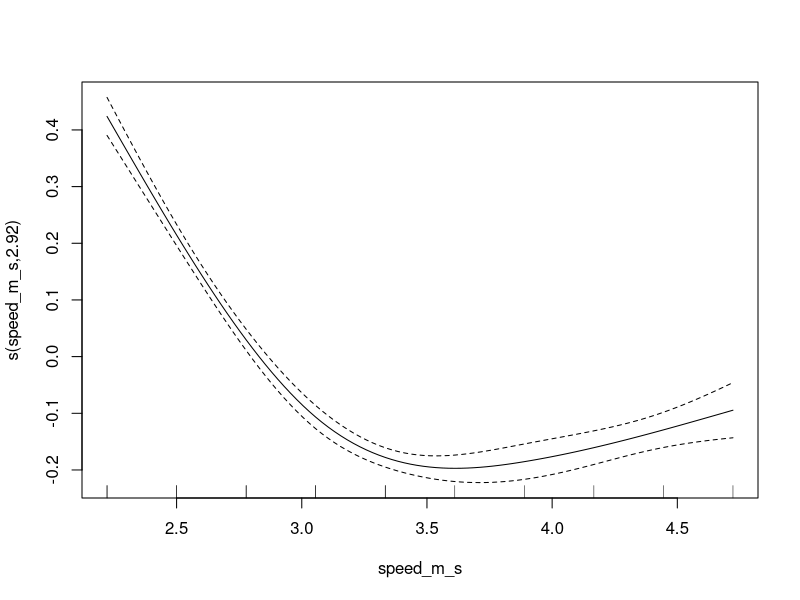
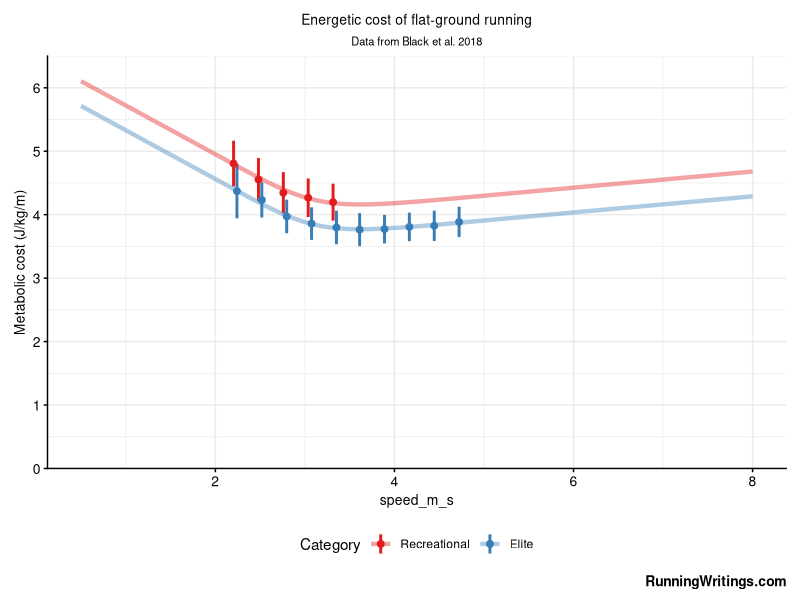
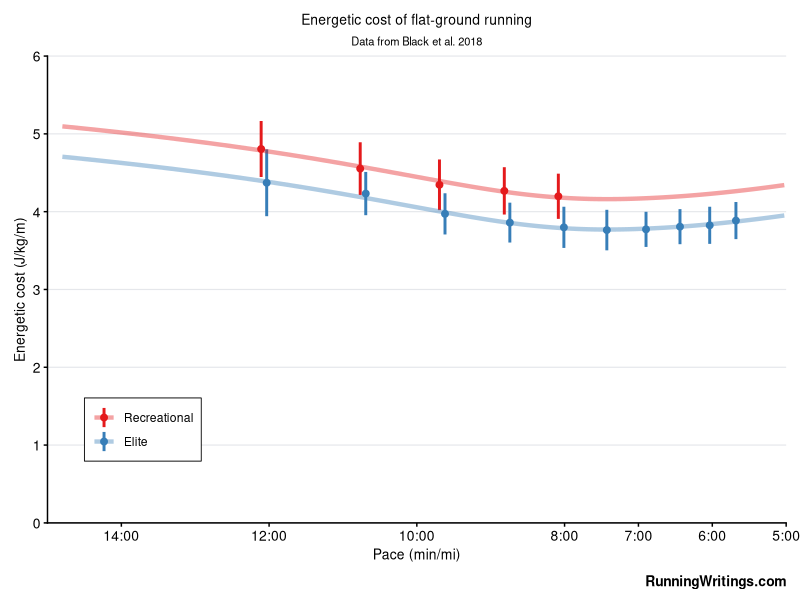
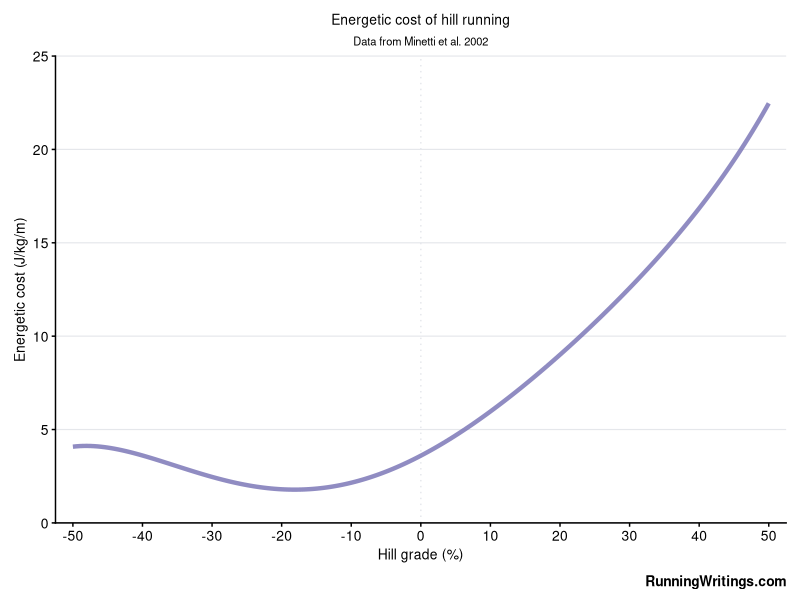
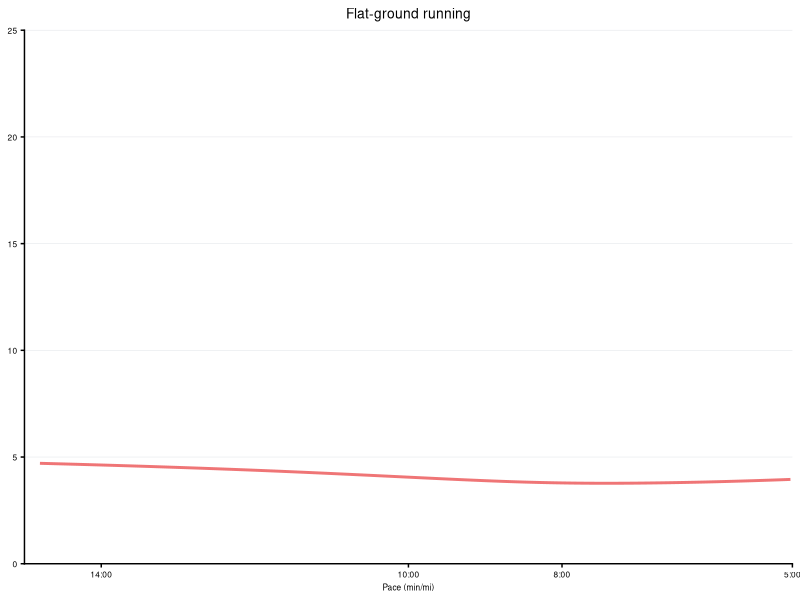
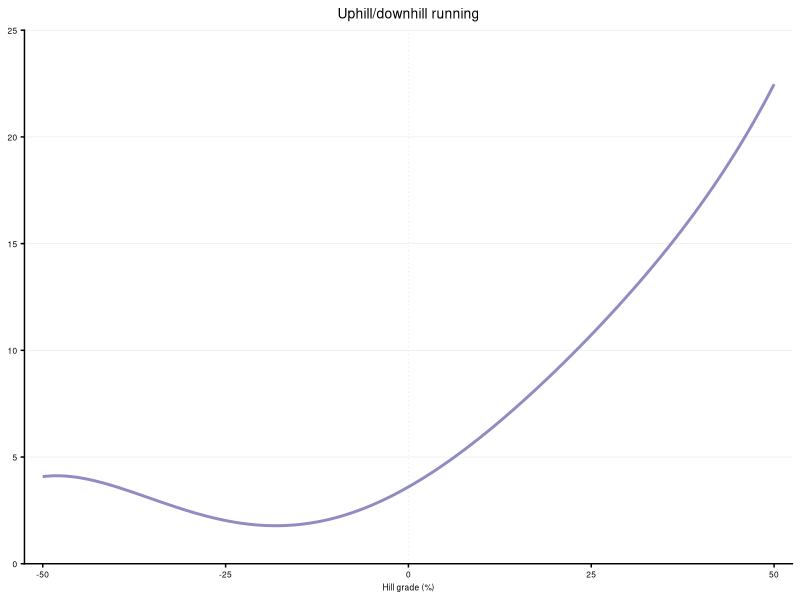
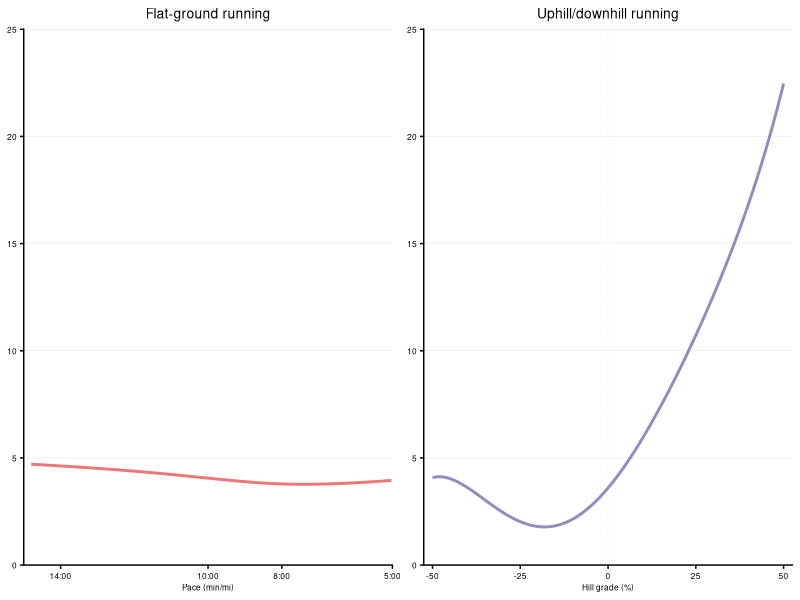
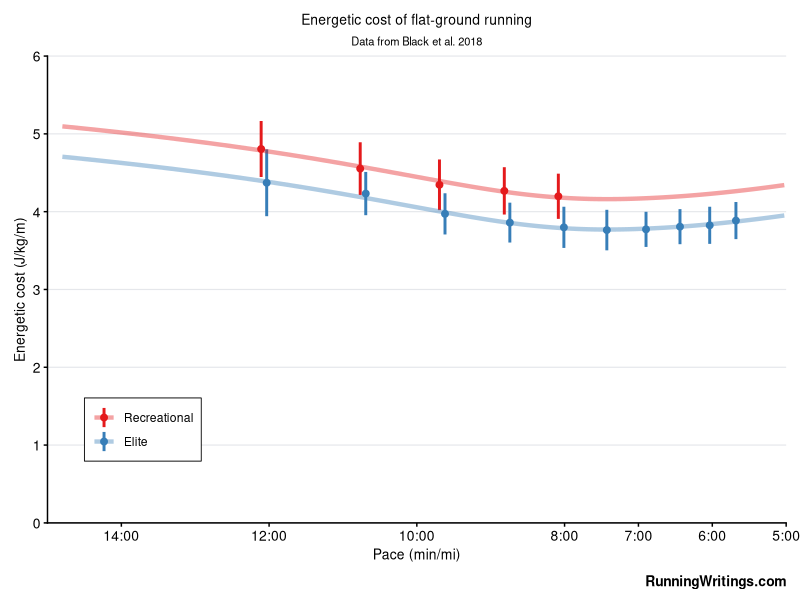

Here is the R script that generated these plots, in order:

library(tidyverse)
library(mgcv)
library(cowplot)

# Build corrected Minetti GAP model


# --- Load data ---

# - Black et al data
n_total <- 68+24 #92 total subjects
black_df <- read_csv("black_data_all.csv", show_col_types = FALSE) %>%
  #Speed in m/s, Cr in J/kg/m
  mutate(speed_m_s = speed_kmh/3.6,
         energy_j_kg_m = energy_kcal_kg_km*4.184,
         category = factor(category, 
                           levels = c("recreational", "elite"))
  ) %>%
  mutate(category = fct_recode(category,
                               Elite = "elite",
                               Recreational = "recreational")) %>%
  mutate(pace_min_mi = 1/(speed_m_s*60/1609.344)) %>%
  #SD is average of +/-1 sd
  mutate(st_dev = 0.5*(energy_kcal_kg_km - sd_lower) + 0.5*(sd_upper - energy_kcal_kg_km),
         st_dev_joules = st_dev*4.184) %>%
  #Weights should be (1/variance) * (n_group / n_total), SD squared is variance 
  mutate(reg_weight = 1/(st_dev_joules**2)*n_group*n_total) %>%
  #normalize weights
  mutate(reg_weight = reg_weight/sum(reg_weight))

# Published minetti function
minetti_fx <- function(x_grade){
  return(155.4*x_grade**5 - 30.4*x_grade**4 - 43.3*x_grade**3 + 46.3*x_grade**2 + 19.5*x_grade + 3.6)
}


# -------------------- Fit model ------------------------------


#Black: Cr as fxn of speed, for elites
black_mod <- gam(energy_j_kg_m ~ s(speed_m_s, bs="cr", k=4) + category,
              data = black_df,
              weights = reg_weight)

summary(black_mod)
plot(black_mod)



# -------------------- Plot data ------------------------------

#-- Plot setup
err_lwd <- 1
sz <- 2
lwd <- 1.5
alf <- 0.4
jt <- 0.075

kipp_sz <- 4
kipp_lwd <- 2
kipp_alf <- 0.8
jt_2 <- 0.03

#Text
fnt <- 10
title_fnt <- 10
subtitle_fnt <- 8
wm_fnt <- 10




# -------------    Grids for plotting ----------
ng <- 201

# Black - show model fit
df_speed_plot <- expand.grid(speed_m_s = seq(0.5,8, length.out = ng),
                             category = factor(c("Elite", "Recreational"))) %>%
  mutate(pace_min_mi = 1/(speed_m_s*60/1609.344))
df_speed_plot$cr_hat <- predict(black_mod, newdata = df_speed_plot) %>% as.vector()


# Minetti - fit for speed as fxn of incline, also fitted equation
df_incline_plot <- data.frame(slope = seq(-0.5,0.5, length.out=ng),
                              category = factor("Elite"))
#Minetti quintic polynomial eqn
df_incline_plot$minetti_Cr_eqn <- minetti_fx(df_incline_plot$slope)



# ---- Make plots -----

library(scales)

speed_pace_seq <- seq(0,6,by=1)
speed_pace_labs <- 1

#Black plot
black_plt_cr <- black_df %>%
  ggplot(aes(x=speed_m_s, y=energy_j_kg_m, color=category)) +
  geom_linerange(aes(ymin = energy_j_kg_m - st_dev_joules,
                     ymax = energy_j_kg_m + st_dev_joules),
                 linewidth = err_lwd,
                 position = position_dodge(width=jt)) + 
  geom_point(size = sz,
             position = position_dodge(width=jt)) + 
  geom_line(aes(x=speed_m_s, y=cr_hat, color=category),
            data = df_speed_plot,
            linetype="solid",
            alpha = alf,
            linewidth = lwd) +
  scale_color_brewer(palette="Set1", name="Category") + 
  scale_y_continuous(limits=c(0,6.5), breaks = seq(0,6,by=1), expand =c(0,0),
                     name = "Metabolic cost (J/kg/m)") + 
  ggtitle("Energetic cost of flat-ground running",
          subtitle = "Data from Black et al. 2018") + 
  labs(caption = "RunningWritings.com") + 
  theme_bw() + 
  theme(plot.title = element_text(hjust = 0.5, size=title_fnt),
        plot.subtitle = element_text(hjust = 0.5, size=subtitle_fnt),
        plot.caption = element_text(face = "bold", size = wm_fnt, vjust=0),
        legend.position = "bottom",
        plot.caption.position = "plot",
        axis.title = element_text(size = fnt, color = "black"),
        axis.text = element_text(size = fnt, color = "black"),
        axis.line = element_line(colour = "black",
                                 lineend = "square"),
        axis.ticks = element_line(color="black"),
        panel.border = element_blank(),
        plot.margin = unit(c(10,10,10,10), "pt")
  )


black_plt_cr



# --- Black Cr as minutes per mile
  
jt <- 0.15

conv_units <- function(m_s) 1/(m_s*60/1609.344)

pace_labs <- c("14:00","12:00","10:00","8:00","7:00","6:00","5:00")



black_pace_plt <- black_df %>%  
  ggplot(aes(x=pace_min_mi, y=energy_j_kg_m, color=category)) +
  geom_linerange(aes(ymin = energy_j_kg_m - st_dev_joules,
                     ymax = energy_j_kg_m + st_dev_joules),
                 linewidth = err_lwd,
                 position = position_dodge(width=jt)) + 
  geom_point(size = sz,
             position = position_dodge(width=jt)) + 
  geom_line(aes(x=pace_min_mi, y=cr_hat, color=category),
            data = df_speed_plot,
            linetype="solid",
            alpha = alf,
            linewidth = lwd) +
  scale_color_brewer(palette="Set1", name=NULL) + 
  scale_x_reverse(limits = c(15,5), breaks = c(14,12,10,8,7,6,5),
                  labels = pace_labs,
                  expand = c(0,0),
                  name = "Pace (min/mi)") + 
  scale_y_continuous(limits = c(0,6), breaks = seq(0,6,by=1),
                     name = "Energetic cost (J/kg/m)",
                     expand = c(0,0)) + 
  ggtitle("Energetic cost of flat-ground running",
          subtitle = "Data from Black et al. 2018") + 
  labs(caption = "RunningWritings.com") + 
  guides(color = guide_legend(ncol = 1)) + 
  theme_bw() + 
  theme(plot.title = element_text(hjust = 0.5, size=title_fnt),
        plot.subtitle = element_text(hjust = 0.5, size=subtitle_fnt),
        plot.caption = element_text(face = "bold", size = wm_fnt, vjust=0),
        #LETENGD
        legend.position = c(0.05,0.2),
        legend.justification = "left",
        legend.background = element_rect(color = "black", linewidth=0.3),
        plot.caption.position = "plot",
        #NOT LEGEND
        axis.title = element_text(size = fnt, color = "black"),
        axis.text = element_text(size = fnt, color = "black"),
        axis.line = element_line(colour = "black",
                                 lineend = "square"),
        
        axis.ticks = element_line(color="black"),
        panel.grid = element_blank(),
        panel.grid.major.y = element_line(linewidth=0.4, color= "#e5e7eb"),
        panel.border = element_blank(),
        plot.margin = unit(c(10,10,10,10), "pt")
  ) + 
  coord_cartesian(clip = "off") #Avoid clip of grid line


black_pace_plt

ggsave("images/01 - Energetic cost of running per mile.png", black_pace_plt,
       width = 1600, height = 1200, units = "px")




# -- Minetti plot 

cr_col <- "#7570b3"

grad_breaks <- seq(-0.5,0.5,by=0.1)
grad_labs <- sprintf("%.0f", grad_breaks*100)


minetti_plot <- df_incline_plot %>%
  ggplot(aes(x=slope, y=Cr)) + 
  geom_vline(xintercept=0, linetype="dotted", color="#e5e7eb") + 
  geom_line(aes(y=minetti_Cr_eqn),
            color = cr_col, linewidth = lwd, 
            alpha = 0.8) +
  #Axes
  scale_x_continuous(limits = c(-0.5,0.5), breaks = grad_breaks,
                     name = "Hill grade (%)", 
                     labels = grad_labs,
                     expand = c(0.025,0))  + 
  scale_y_continuous(limits = c(0,25),
                     name = "Energetic cost (J/kg/m)",
                     expand = c(0,0))  +
  ggtitle("Energetic cost of hill running",
          subtitle = "Data from Minetti et al. 2002") + 
  labs(caption = "RunningWritings.com") + 
  theme_bw() + 
  theme(plot.title = element_text(hjust = 0.5, size=title_fnt),
        plot.subtitle = element_text(hjust = 0.5, size=subtitle_fnt),
        plot.caption = element_text(face = "bold", size = wm_fnt, vjust=0),
        legend.position = "bottom",
        legend.justification = "left",
        plot.caption.position = "plot",
        axis.title = element_text(size = fnt, color = "black"),
        axis.text = element_text(size = fnt, color = "black"),
        axis.line = element_line(colour = "black",
                                 lineend = "square"),
        axis.ticks = element_line(color="black"),
        panel.border = element_blank(),
        panel.grid = element_blank(),
        panel.grid.major.y = element_line(linewidth=0.4, color= "#e5e7eb"),
        plot.margin = unit(c(10,10,10,10), "pt")
  ) + 
  coord_cartesian(clip = "off")

minetti_plot


ggsave("images/02 - Energetic cost of running on inclines and declines.png", 
       minetti_plot,
       width = 1600, height = 1200, units = "px")


# --- Both to scale


lwd <- 1
alf <- 0.8

title_fnt <- 10
fnt <- 6


pace_labs <- c("14:00","10:00","8:00", "5:00")


plt_1 <- df_speed_plot %>%  
  filter(category == "Elite") %>%
  ggplot(aes(x=pace_min_mi, y=energy_j_kg_m, color=category)) +
  geom_line(aes(x=pace_min_mi, y=cr_hat, color=category),
            linetype="solid",
            alpha = 0.6,
            linewidth = lwd) +
  scale_color_brewer(palette="Set1", name="Category") + 
  scale_x_reverse(limits = c(15,5), breaks = c(14,10,8,5),
                  labels = pace_labs,
                  expand = c(0,0),
                  name = "Pace (min/mi)") + 
  scale_y_continuous(limits = c(0,25), breaks = seq(0,25,by=5),
                     name = NULL,
                     expand = c(0,0)) + 
  ggtitle("Flat-ground running") + 
  theme_bw() + 
  theme(plot.title = element_text(hjust = 0.5, size=title_fnt),
        plot.caption = element_text(face = "bold", size = wm_fnt, vjust=0),
        legend.position = "none",
        legend.justification = "left",
        plot.caption.position = "plot",
        axis.title = element_text(size = fnt, color = "black"),
        axis.text = element_text(size = fnt, color = "black"),
        axis.line = element_line(colour = "black",
                                 lineend = "square"),
        axis.ticks = element_line(color="black"),
        panel.border = element_blank(),
        panel.grid = element_blank(),
        panel.grid.major.y = element_line(linewidth=0.2, color= "#e5e7eb")
  ) + 
  coord_cartesian(clip = "off")


plt_1




plt_2 <- df_incline_plot %>%
  ggplot(aes(x=slope, y=Cr)) + 
  geom_vline(xintercept=0, linetype="dotted", color="#e5e7eb", linewidth=0.3) + 
  geom_line(aes(y=minetti_Cr_eqn),
            color = cr_col, linewidth = lwd, 
            alpha = alf) +
  #Axes
  scale_x_continuous(limits = c(-0.5,0.5), breaks = seq(-0.5,0.5,by=0.25),
                     labels = 100*seq(-0.5,0.5,by=0.25),
                     name = "Hill grade (%)", 
                     expand = c(0.025,0)) +
  scale_y_continuous(limits = c(0,25), breaks = seq(0,25,by=5),
                     name = NULL,
                     expand = c(0,0)) + 
  ggtitle("Uphill/downhill running") + 
  theme_bw() + 
  theme(plot.title = element_text(hjust = 0.5, size=title_fnt),
        plot.caption = element_text(face = "bold", size = wm_fnt, vjust=0),
        legend.position = "none",
        legend.justification = "left",
        plot.caption.position = "plot",
        axis.title = element_text(size = fnt, color = "black"),
        axis.text = element_text(size = fnt, color = "black"),
        axis.line = element_line(colour = "black",
                                 lineend = "square"),
        axis.ticks = element_line(color="black"),
        panel.border = element_blank(),
        panel.grid = element_blank(),
        panel.grid.major.y = element_line(linewidth=0.2, color= "#e5e7eb")
  ) + 
  coord_cartesian(clip = "off")


plt_2



cow <- plot_grid(plt_1, plt_2, ncol=2)
cow


ggsave("images/03 - Inclines vs speed - energetic cost of running.png", 
       cow,
       width = 1600, height = 800, units = "px")




